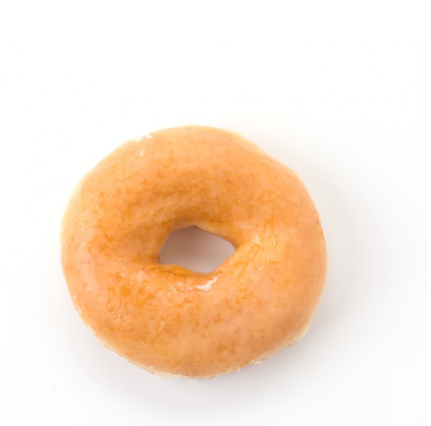
#> input picture haha.png, 431 x 426 px
$ python Task_02.py
#> lines starting #> are read from the running program, lines starting #| are printed output that depends on the picture
#> the answer given: 1
#> the answer given: haha.png
#> the answer given: 3
from PIL import Image
import numpy as np

def encrypt(path, key):

#> called with path = 'haha.png', key = 3
    img = Image.open(path).convert('RGB')
    img_array = np.array(img)


    encrypted = (img_array.astype(np.int32) + key) % 256
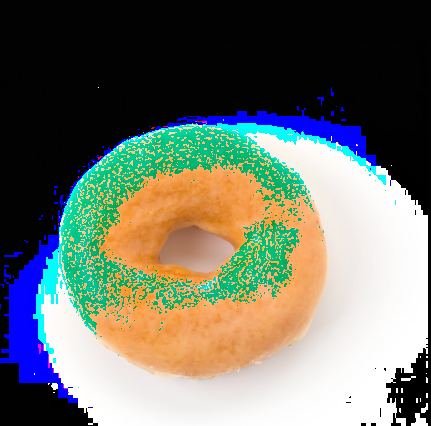
#> encrypted: shape (426, 431, 3) int32; mean R, G, B 112, 115.2, 106


    encrypted = np.clip(encrypted, 0, 255).astype(np.uint8)


    encrypted_imp = Image.fromarray(encrypted, 'RGB')
    encrypted_imp.save('encrypted_image.png')

    print("Image encrypted and saved as 'encrypted_image.png'.")


def decrypt(encrypted_image_path, key):
    encrypted_img = Image.open(encrypted_image_path).convert('RGB')
    encrypted_array = np.array(encrypted_img)


    decrypted_array = (encrypted_array.astype(np.int32) - key) % 256


    decrypted_array = np.clip(decrypted_array, 0, 255).astype(np.uint8)

    decrypted_img = Image.fromarray(decrypted_array, 'RGB')
    decrypted_img.save('decrypted_image.png')

    print("Image decrypted and saved as 'decrypted_image.png'.")

if __name__ == "__main__":
    print("Simple Image Encryption Tool")
    print("1. Encrypt Image")
    print("2. Decrypt Image")
    choice = int(input("Enter your choice (1 or 2): "))

    if choice == 1:
        image_path = input("Enter the path of the image to encrypt: ")
        key = int(input("Enter an encryption key (integer): "))
        encrypt(image_path, key)

    elif choice == 2:
        encrypted_image_path = input("Enter the path of the encrypted image: ")
        key = int(input("Enter the decryption key (integer): "))
        decrypt(encrypted_image_path, key)

    else:
        print("Invalid choice! Exiting.")
